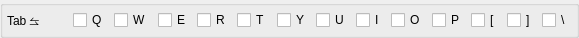
                         <widget class="QGroupBox" name="groupBox_11">
                          <property name="maximumSize">
                           <size>
                            <width>16777215</width>
                            <height>38</height>
                           </size>
                          </property>
                          <property name="title">
                           <string/>
                          </property>
                          <layout class="QHBoxLayout" name="horizontalLayout_7">
                           <property name="leftMargin">
                            <number>4</number>
                           </property>
                           <property name="topMargin">
                            <number>0</number>
                           </property>
                           <property name="rightMargin">
                            <number>4</number>
                           </property>
                           <property name="bottomMargin">
                            <number>0</number>
                           </property>
                           <item>
                            <widget class="QLabel" name="label_16">
                             <property name="minimumSize">
                              <size>
                               <width>60</width>
                               <height>0</height>
                              </size>
                             </property>
                             <property name="styleSheet">
                              <string notr="true"/>
                             </property>
                             <property name="text">
                              <string>Tab ⥦</string>
                             </property>
                            </widget>
                           </item>
                           <item>
                            <widget class="QCheckBox" name="checkBox_14">
                             <property name="text">
                              <string>Q</string>
                             </property>
                            </widget>
                           </item>
                           <item>
                            <widget class="QCheckBox" name="checkBox_15">
                             <property name="text">
                              <string>W</string>
                             </property>
                            </widget>
                           </item>
                           <item>
                            <widget class="QCheckBox" name="checkBox_16">
                             <property name="text">
                              <string>E</string>
                             </property>
                            </widget>
                           </item>
                           <item>
                            <widget class="QCheckBox" name="checkBox_17">
                             <property name="text">
                              <string>R</string>
                             </property>
                            </widget>
                           </item>
                           <item>
                            <widget class="QCheckBox" name="checkBox_18">
                             <property name="text">
                              <string>T</string>
                             </property>
                            </widget>
                           </item>
                           <item>
                            <widget class="QCheckBox" name="checkBox_19">
                             <property name="text">
                              <string>Y</string>
                             </property>
                            </widget>
                           </item>
                           <item>
                            <widget class="QCheckBox" name="checkBox_20">
                             <property name="text">
                              <string>U</string>
                             </property>
                            </widget>
                           </item>
                           <item>
                            <widget class="QCheckBox" name="checkBox_21">
                             <property name="text">
                              <string>I</string>
                             </property>
                            </widget>
                           </item>
                           <item>
                            <widget class="QCheckBox" name="checkBox_22">
                             <property name="text">
                              <string>O</string>
                             </property>
                            </widget>
                           </item>
                           <item>
                            <widget class="QCheckBox" name="checkBox_23">
                             <property name="text">
                              <string>P</string>
                             </property>
                            </widget>
                           </item>
                           <item>
                            <widget class="QCheckBox" name="checkBox_24">
                             <property name="text">
                              <string>[</string>
                             </property>
                            </widget>
                           </item>
                           <item>
                            <widget class="QCheckBox" name="checkBox_25">
                             <property name="text">
                              <string>]</string>
                             </property>
                            </widget>
                           </item>
                           <item>
                            <widget class="QCheckBox" name="checkBox_26">
                             <property name="text">
                              <string>\</string>
                             </property>
                            </widget>
                           </item>
                          </layout>
                         </widget>
